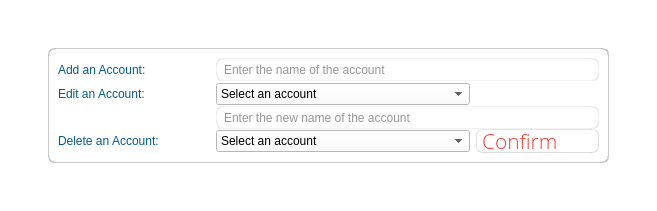
         <widget class="QWidget" name="accountsPage">
          <property name="styleSheet">
           <string notr="true">QWidget {
	background-color: rgb(255, 255, 255);
}
</string>
          </property>
          <layout class="QVBoxLayout" name="verticalLayout_8">
           <property name="leftMargin">
            <number>48</number>
           </property>
           <property name="topMargin">
            <number>48</number>
           </property>
           <property name="rightMargin">
            <number>48</number>
           </property>
           <property name="bottomMargin">
            <number>48</number>
           </property>
           <item>
            <widget class="QFrame" name="frame_acctOptions">
             <property name="styleSheet">
              <string notr="true">QFrame {
border-style:groove; border-width: 1px; border-radius:7px; border-color: rgba(80,80,80,75);
}
QLabel {
color: rgb(0, 0, 0); font: 25 18pt &quot;Open Sans&quot;;
border: none;
}</string>
             </property>
             <property name="frameShape">
              <enum>QFrame::StyledPanel</enum>
             </property>
             <property name="frameShadow">
              <enum>QFrame::Raised</enum>
             </property>
             <layout class="QGridLayout" name="gridLayout_6">
              <property name="verticalSpacing">
               <number>0</number>
              </property>
              <item row="1" column="0">
               <widget class="QLabel" name="label_editAcct">
                <property name="minimumSize">
                 <size>
                  <width>152</width>
                  <height>24</height>
                 </size>
                </property>
                <property name="styleSheet">
                 <string notr="true">color: #005B8C;</string>
                </property>
                <property name="text">
                 <string>Edit an Account:</string>
                </property>
               </widget>
              </item>
              <item row="1" column="1" colspan="2">
               <widget class="QComboBox" name="comboBox_editAcct">
                <property name="minimumSize">
                 <size>
                  <width>246</width>
                  <height>21</height>
                 </size>
                </property>
                <item>
                 <property name="text">
                  <string>Select an account</string>
                 </property>
                </item>
               </widget>
              </item>
              <item row="2" column="1" colspan="3">
               <widget class="QLineEdit" name="lineEdit_editAcct">
                <property name="minimumSize">
                 <size>
                  <width>383</width>
                  <height>23</height>
                 </size>
                </property>
                <property name="styleSheet">
                 <string notr="true">color: rgb(150,150,150);
font: 25 14pt &quot;Open Sans&quot;;
padding-left: 5px;
border-style:ridge; border-width: 1px; border-radius:7px; border-color: rgba(80,80,80,25);</string>
                </property>
                <property name="text">
                 <string>Enter the new name of the account</string>
                </property>
                <property name="alignment">
                 <set>Qt::AlignLeading|Qt::AlignLeft|Qt::AlignVCenter</set>
                </property>
               </widget>
              </item>
              <item row="3" column="0">
               <widget class="QLabel" name="label_deleteAcct">
                <property name="minimumSize">
                 <size>
                  <width>152</width>
                  <height>24</height>
                 </size>
                </property>
                <property name="styleSheet">
                 <string notr="true">color: #005B8C;</string>
                </property>
                <property name="text">
                 <string>Delete an Account:</string>
                </property>
               </widget>
              </item>
              <item row="3" column="1" colspan="2">
               <widget class="QComboBox" name="comboBox_deleteAcct">
                <property name="minimumSize">
                 <size>
                  <width>246</width>
                  <height>21</height>
                 </size>
                </property>
                <item>
                 <property name="text">
                  <string>Select an account</string>
                 </property>
                </item>
               </widget>
              </item>
              <item row="3" column="3">
               <widget class="QPushButton" name="pushButton_deleteAccount">
                <property name="minimumSize">
                 <size>
                  <width>123</width>
                  <height>24</height>
                 </size>
                </property>
                <property name="maximumSize">
                 <size>
                  <width>123</width>
                  <height>24</height>
                 </size>
                </property>
                <property name="styleSheet">
                 <string notr="true">QPushButton { color: #ff392e; background-color: rgba(255,255,255, 100); font: 63 16pt Open Sans; Text-align:left; padding-left: 5px; border-style:outset; border-width: 1px; border-radius:7px; border-color: rgba(80,80,80,50);} 

QPushButton::pressed {
	border-style: inset;
	border-width: 3px; 
}</string>
                </property>
                <property name="text">
                 <string>Confirm</string>
                </property>
                <property name="checkable">
                 <bool>true</bool>
                </property>
                <property name="checked">
                 <bool>false</bool>
                </property>
                <property name="default">
                 <bool>false</bool>
                </property>
                <property name="flat">
                 <bool>true</bool>
                </property>
               </widget>
              </item>
              <item row="0" column="0">
               <widget class="QLabel" name="label_addAcct">
                <property name="minimumSize">
                 <size>
                  <width>152</width>
                  <height>24</height>
                 </size>
                </property>
                <property name="styleSheet">
                 <string notr="true">color: #005B8C;</string>
                </property>
                <property name="text">
                 <string>Add an Account:</string>
                </property>
               </widget>
              </item>
              <item row="0" column="1" colspan="3">
               <widget class="QLineEdit" name="lineEdit_addAcct">
                <property name="minimumSize">
                 <size>
                  <width>383</width>
                  <height>23</height>
                 </size>
                </property>
                <property name="styleSheet">
                 <string notr="true">color: rgb(150,150,150);
font: 25 14pt &quot;Open Sans&quot;;
padding-left: 5px;
border-style:ridge; border-width: 1px; border-radius:7px; border-color: rgba(80,80,80,25);</string>
                </property>
                <property name="text">
                 <string>Enter the name of the account</string>
                </property>
                <property name="alignment">
                 <set>Qt::AlignLeading|Qt::AlignLeft|Qt::AlignVCenter</set>
                </property>
               </widget>
              </item>
             </layout>
            </widget>
           </item>
          </layout>
         </widget>
